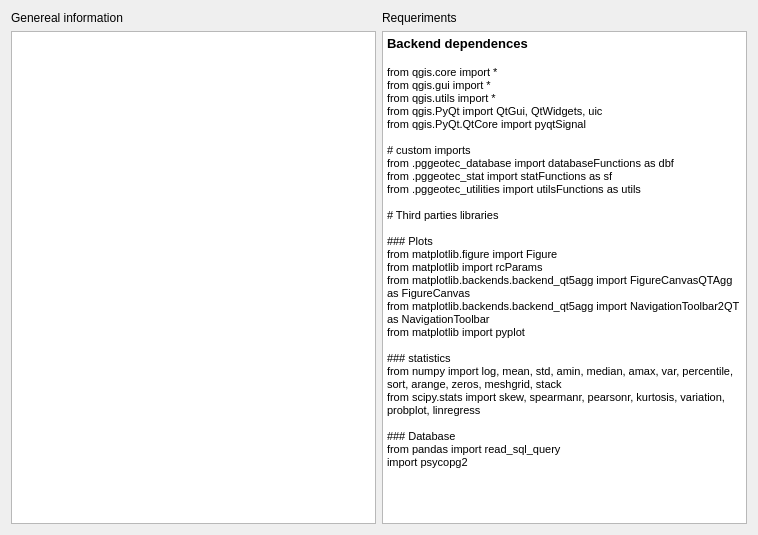
          <widget class="QWidget" name="page_2">
           <property name="geometry">
            <rect>
             <x>0</x>
             <y>0</y>
             <width>758</width>
             <height>535</height>
            </rect>
           </property>
           <attribute name="label">
            <string>Information</string>
           </attribute>
           <layout class="QGridLayout" name="gridLayout_35">
            <item row="1" column="1">
             <widget class="QTextBrowser" name="textBrowser_3">
              <property name="html">
               <string>&lt;!DOCTYPE HTML PUBLIC &quot;-//W3C//DTD HTML 4.0//EN&quot; &quot;http://www.w3.org/TR/REC-html40/strict.dtd&quot;&gt;
&lt;html&gt;&lt;head&gt;&lt;meta name=&quot;qrichtext&quot; content=&quot;1&quot; /&gt;&lt;style type=&quot;text/css&quot;&gt;
p, li { white-space: pre-wrap; }
&lt;/style&gt;&lt;/head&gt;&lt;body style=&quot; font-family:'MS Shell Dlg 2'; font-size:8.25pt; font-weight:400; font-style:normal;&quot;&gt;
&lt;p style=&quot; margin-top:0px; margin-bottom:0px; margin-left:0px; margin-right:0px; -qt-block-indent:0; text-indent:0px;&quot;&gt;&lt;span style=&quot; font-size:10pt; font-weight:600;&quot;&gt;Backend dependences&lt;/span&gt;&lt;/p&gt;
&lt;p style=&quot;-qt-paragraph-type:empty; margin-top:0px; margin-bottom:0px; margin-left:0px; margin-right:0px; -qt-block-indent:0; text-indent:0px; font-size:10pt; font-weight:600;&quot;&gt;&lt;br /&gt;&lt;/p&gt;
&lt;p style=&quot; margin-top:0px; margin-bottom:0px; margin-left:0px; margin-right:0px; -qt-block-indent:0; text-indent:0px;&quot;&gt;&lt;span style=&quot; font-size:8pt;&quot;&gt;from qgis.core import *&lt;/span&gt;&lt;/p&gt;
&lt;p style=&quot; margin-top:0px; margin-bottom:0px; margin-left:0px; margin-right:0px; -qt-block-indent:0; text-indent:0px;&quot;&gt;&lt;span style=&quot; font-size:8pt;&quot;&gt;from qgis.gui import *&lt;/span&gt;&lt;/p&gt;
&lt;p style=&quot; margin-top:0px; margin-bottom:0px; margin-left:0px; margin-right:0px; -qt-block-indent:0; text-indent:0px;&quot;&gt;&lt;span style=&quot; font-size:8pt;&quot;&gt;from qgis.utils import *&lt;/span&gt;&lt;/p&gt;
&lt;p style=&quot; margin-top:0px; margin-bottom:0px; margin-left:0px; margin-right:0px; -qt-block-indent:0; text-indent:0px;&quot;&gt;&lt;span style=&quot; font-size:8pt;&quot;&gt;from qgis.PyQt import QtGui, QtWidgets, uic&lt;/span&gt;&lt;/p&gt;
&lt;p style=&quot; margin-top:0px; margin-bottom:0px; margin-left:0px; margin-right:0px; -qt-block-indent:0; text-indent:0px;&quot;&gt;&lt;span style=&quot; font-size:8pt;&quot;&gt;from qgis.PyQt.QtCore import pyqtSignal&lt;/span&gt;&lt;/p&gt;
&lt;p style=&quot;-qt-paragraph-type:empty; margin-top:0px; margin-bottom:0px; margin-left:0px; margin-right:0px; -qt-block-indent:0; text-indent:0px; font-size:8pt;&quot;&gt;&lt;br /&gt;&lt;/p&gt;
&lt;p style=&quot; margin-top:0px; margin-bottom:0px; margin-left:0px; margin-right:0px; -qt-block-indent:0; text-indent:0px;&quot;&gt;&lt;span style=&quot; font-size:8pt;&quot;&gt;# custom imports&lt;/span&gt;&lt;/p&gt;
&lt;p style=&quot; margin-top:0px; margin-bottom:0px; margin-left:0px; margin-right:0px; -qt-block-indent:0; text-indent:0px;&quot;&gt;&lt;span style=&quot; font-size:8pt;&quot;&gt;from .pggeotec_database import databaseFunctions as dbf&lt;/span&gt;&lt;/p&gt;
&lt;p style=&quot; margin-top:0px; margin-bottom:0px; margin-left:0px; margin-right:0px; -qt-block-indent:0; text-indent:0px;&quot;&gt;&lt;span style=&quot; font-size:8pt;&quot;&gt;from .pggeotec_stat import statFunctions as sf&lt;/span&gt;&lt;/p&gt;
&lt;p style=&quot; margin-top:0px; margin-bottom:0px; margin-left:0px; margin-right:0px; -qt-block-indent:0; text-indent:0px;&quot;&gt;&lt;span style=&quot; font-size:8pt;&quot;&gt;from .pggeotec_utilities import utilsFunctions as utils&lt;/span&gt;&lt;/p&gt;
&lt;p style=&quot;-qt-paragraph-type:empty; margin-top:0px; margin-bottom:0px; margin-left:0px; margin-right:0px; -qt-block-indent:0; text-indent:0px; font-size:8pt;&quot;&gt;&lt;br /&gt;&lt;/p&gt;
&lt;p style=&quot; margin-top:0px; margin-bottom:0px; margin-left:0px; margin-right:0px; -qt-block-indent:0; text-indent:0px;&quot;&gt;&lt;span style=&quot; font-size:8pt;&quot;&gt;# Third parties libraries&lt;/span&gt;&lt;/p&gt;
&lt;p style=&quot;-qt-paragraph-type:empty; margin-top:0px; margin-bottom:0px; margin-left:0px; margin-right:0px; -qt-block-indent:0; text-indent:0px; font-size:8pt;&quot;&gt;&lt;br /&gt;&lt;/p&gt;
&lt;p style=&quot; margin-top:0px; margin-bottom:0px; margin-left:0px; margin-right:0px; -qt-block-indent:0; text-indent:0px;&quot;&gt;&lt;span style=&quot; font-size:8pt;&quot;&gt;### Plots&lt;/span&gt;&lt;/p&gt;
&lt;p style=&quot; margin-top:0px; margin-bottom:0px; margin-left:0px; margin-right:0px; -qt-block-indent:0; text-indent:0px;&quot;&gt;&lt;span style=&quot; font-size:8pt;&quot;&gt;from matplotlib.figure import Figure&lt;/span&gt;&lt;/p&gt;
&lt;p style=&quot; margin-top:0px; margin-bottom:0px; margin-left:0px; margin-right:0px; -qt-block-indent:0; text-indent:0px;&quot;&gt;&lt;span style=&quot; font-size:8pt;&quot;&gt;from matplotlib import rcParams&lt;/span&gt;&lt;/p&gt;
&lt;p style=&quot; margin-top:0px; margin-bottom:0px; margin-left:0px; margin-right:0px; -qt-block-indent:0; text-indent:0px;&quot;&gt;&lt;span style=&quot; font-size:8pt;&quot;&gt;from matplotlib.backends.backend_qt5agg import FigureCanvasQTAgg as FigureCanvas&lt;/span&gt;&lt;/p&gt;
&lt;p style=&quot; margin-top:0px; margin-bottom:0px; margin-left:0px; margin-right:0px; -qt-block-indent:0; text-indent:0px;&quot;&gt;&lt;span style=&quot; font-size:8pt;&quot;&gt;from matplotlib.backends.backend_qt5agg import NavigationToolbar2QT as NavigationToolbar&lt;/span&gt;&lt;/p&gt;
&lt;p style=&quot; margin-top:0px; margin-bottom:0px; margin-left:0px; margin-right:0px; -qt-block-indent:0; text-indent:0px;&quot;&gt;&lt;span style=&quot; font-size:8pt;&quot;&gt;from matplotlib import pyplot&lt;/span&gt;&lt;/p&gt;
&lt;p style=&quot;-qt-paragraph-type:empty; margin-top:0px; margin-bottom:0px; margin-left:0px; margin-right:0px; -qt-block-indent:0; text-indent:0px; font-size:8pt;&quot;&gt;&lt;br /&gt;&lt;/p&gt;
&lt;p style=&quot; margin-top:0px; margin-bottom:0px; margin-left:0px; margin-right:0px; -qt-block-indent:0; text-indent:0px;&quot;&gt;&lt;span style=&quot; font-size:8pt;&quot;&gt;### statistics&lt;/span&gt;&lt;/p&gt;
&lt;p style=&quot; margin-top:0px; margin-bottom:0px; margin-left:0px; margin-right:0px; -qt-block-indent:0; text-indent:0px;&quot;&gt;&lt;span style=&quot; font-size:8pt;&quot;&gt;from numpy import log, mean, std, amin, median, amax, var, percentile, sort, arange, zeros, meshgrid, stack&lt;/span&gt;&lt;/p&gt;
&lt;p style=&quot; margin-top:0px; margin-bottom:0px; margin-left:0px; margin-right:0px; -qt-block-indent:0; text-indent:0px;&quot;&gt;&lt;span style=&quot; font-size:8pt;&quot;&gt;from scipy.stats import skew, spearmanr, pearsonr, kurtosis, variation, probplot, linregress&lt;/span&gt;&lt;/p&gt;
&lt;p style=&quot;-qt-paragraph-type:empty; margin-top:0px; margin-bottom:0px; margin-left:0px; margin-right:0px; -qt-block-indent:0; text-indent:0px; font-size:8pt;&quot;&gt;&lt;br /&gt;&lt;/p&gt;
&lt;p style=&quot; margin-top:0px; margin-bottom:0px; margin-left:0px; margin-right:0px; -qt-block-indent:0; text-indent:0px;&quot;&gt;&lt;span style=&quot; font-size:8pt;&quot;&gt;### Database&lt;/span&gt;&lt;/p&gt;
&lt;p style=&quot; margin-top:0px; margin-bottom:0px; margin-left:0px; margin-right:0px; -qt-block-indent:0; text-indent:0px;&quot;&gt;&lt;span style=&quot; font-size:8pt;&quot;&gt;from pandas import read_sql_query&lt;/span&gt;&lt;/p&gt;
&lt;p style=&quot; margin-top:0px; margin-bottom:0px; margin-left:0px; margin-right:0px; -qt-block-indent:0; text-indent:0px;&quot;&gt;&lt;span style=&quot; font-size:8pt;&quot;&gt;import psycopg2&lt;/span&gt;&lt;/p&gt;&lt;/body&gt;&lt;/html&gt;</string>
              </property>
             </widget>
            </item>
            <item row="1" column="0">
             <widget class="QTextBrowser" name="textBrowser_2"/>
            </item>
            <item row="0" column="0">
             <widget class="QLabel" name="label_24">
              <property name="text">
               <string>Genereal information</string>
              </property>
             </widget>
            </item>
            <item row="0" column="1">
             <widget class="QLabel" name="label_25">
              <property name="text">
               <string>Requeriments</string>
              </property>
             </widget>
            </item>
           </layout>
          </widget>
